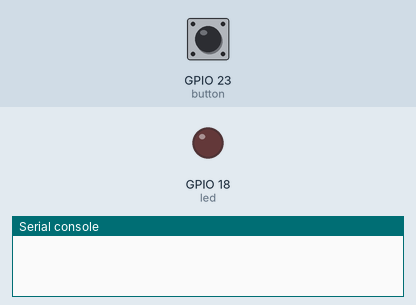
A program run on a simulated ESP32 board running MicroPython. Shown: output pins drawn as LEDs (lit = HIGH), the last lines printed to the serial console. Wiring (from the project's diagram.json): red LED on GPIO 18, blue button on GPIO 23. Inputs (shaded band) come from the test bench; at power-on: GPIO 23 (button) HIGH.

Above: at 1.2 s.
1.3 s: GPIO 23 (button) pulled LOW for 0.15 s
At 1.9 s:
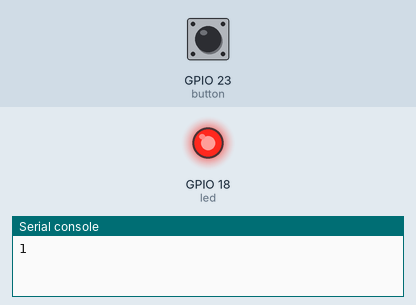
2.9 s: GPIO 23 (button) pulled LOW for 1 s
At 4.3 s:
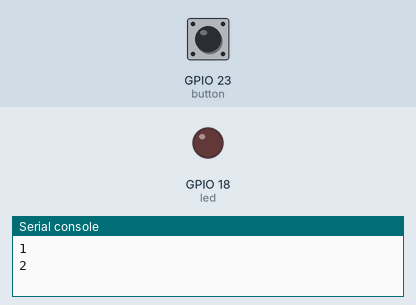
5.4 s: GPIO 23 (button) pulled LOW for 3.2 s
At 6.2 s:
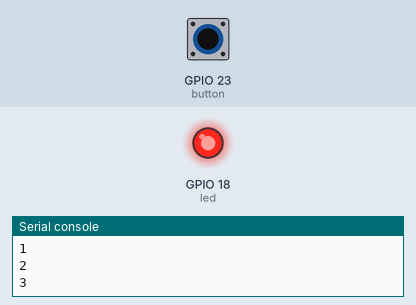
Timing chart, 0 to 8.4 s (numbered marks = the images above; inputs shaded):
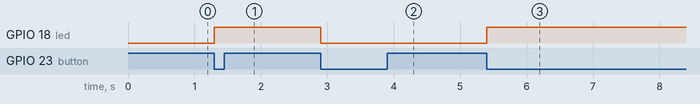

Measured:
- after the input at 1.3 s, GPIO 18 (led): LOW → HIGH at once
- after the input at 2.9 s, GPIO 18 (led): HIGH → LOW at once
- after the input at 5.4 s, GPIO 18 (led): LOW → HIGH at once

The program:

main.py
```python
from machine import Pin
from time import sleep_ms

led = Pin(18, Pin.OUT, value=0)
button = Pin(23, Pin.IN, Pin.PULL_UP)
previous_reading = button.value()
led_on = False
presses = 0

while True:
    reading = button.value()
    # Riconosce il fronte di discesa; NON filtra i rimbalzi.
    if previous_reading == 1 and reading == 0:
        led_on = not led_on
        led.value(1 if led_on else 0)
        presses += 1
        print(presses)
    previous_reading = reading
    sleep_ms(1)
```
